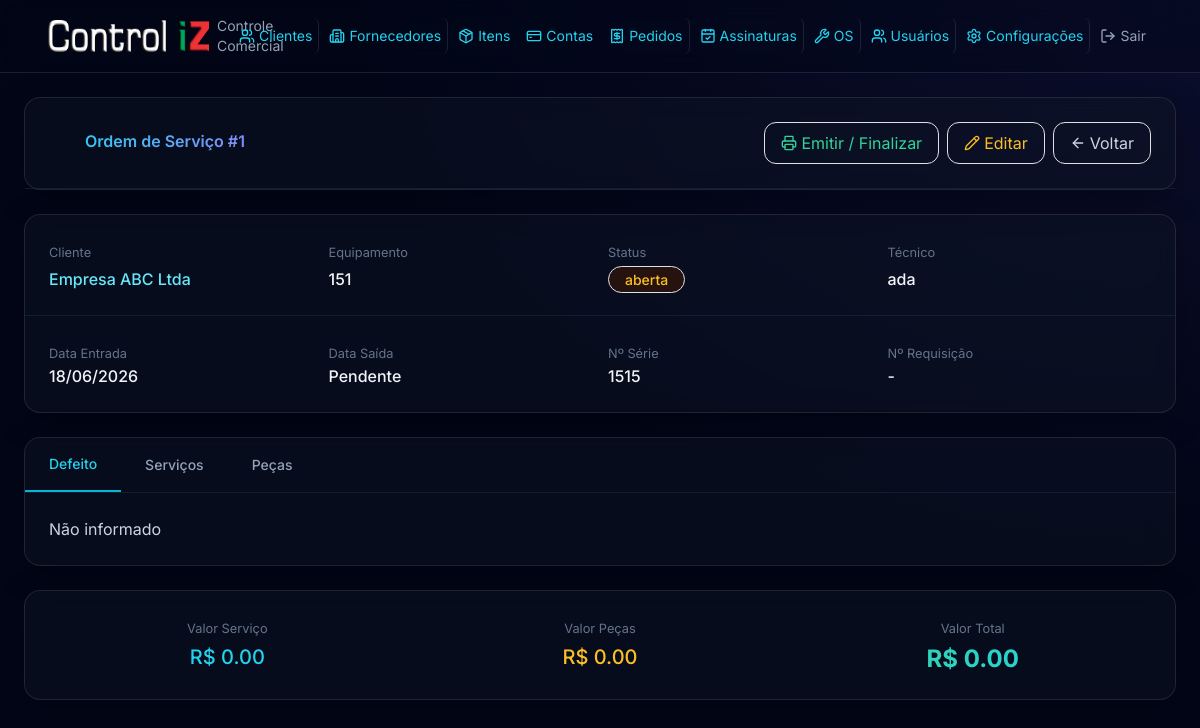
Screenshot of /ordens-servico/1 with the database file from the repository.
### models.py (models this page shows)
class Cliente(Base):
    __tablename__ = "clientes"
    id = Column(Integer, primary_key=True, index=True)
    codigo = Column(String(50), nullable=True)
    bling_id = Column(BigInteger, nullable=True, unique=True)
    bling_updated_at = Column(DateTime, nullable=True)
    bling_pending_sync = Column(Boolean, default=False)
    nome = Column(String(200), nullable=False)
    cpf_cnpj = Column(String(20), nullable=True)
    tipo_pessoa = Column(String(10), nullable=True)
    email = Column(String(200), nullable=True)
    telefone = Column(String(20), nullable=True)
    celular = Column(String(20), nullable=True)
    endereco = Column(String(300), nullable=True)
    bairro = Column(String(100), nullable=True)
    cidade = Column(String(100), nullable=True)
    estado = Column(String(2), nullable=True)
    cep = Column(String(10), nullable=True)
    contato = Column(String(200), nullable=True)
    fantasia = Column(String(200), nullable=True)
    inscricao_estadual = Column(String(20), nullable=True)
    inscricao_municipal = Column(String(20), nullable=True)
    situacao = Column(String(1), default="A")
    observacao = Column(Text, nullable=True)
    created_at = Column(DateTime, default=datetime.now)
    updated_at = Column(DateTime, default=datetime.now, onupdate=datetime.now)
    contas_receber = relationship("ContaReceber", back_populates="cliente")
    assinaturas = relationship("Assinatura", back_populates="cliente")
    ordens_servico = relationship("OrdemServico", back_populates="cliente")

class OrdemServico(Base):
    __tablename__ = "ordens_servico"
    id = Column(Integer, primary_key=True, index=True)
    cliente_id = Column(Integer, ForeignKey("clientes.id"), nullable=False)
    bling_id = Column(BigInteger, nullable=True, unique=True)
    bling_updated_at = Column(DateTime, nullable=True)
    bling_pending_sync = Column(Boolean, default=False)
    equipamento = Column(String(200), nullable=False)
    marca = Column(String(100), nullable=True)
    modelo = Column(String(100), nullable=True)
    numero_serie = Column(String(100), nullable=True)
    defeito_relatado = Column(Text, nullable=True)
    servicos_executados = Column(Text, nullable=True)
    pecas_utilizadas = Column(Text, nullable=True)
    valor_servico = Column(Float, default=0)
    valor_pecas = Column(Float, default=0)
    valor_total = Column(Float, default=0)
    data_entrada = Column(Date, nullable=False, default=date.today)
    data_saida = Column(Date, nullable=True)
    status = Column(Enum(StatusOS), default=StatusOS.ABERTA)
    tecnico = Column(String(200), nullable=True)
    autorizado_por = Column(String(200), nullable=True)
    numero_requisicao = Column(String(100), nullable=True)
    observacao = Column(Text, nullable=True)
    created_at = Column(DateTime, default=datetime.now)
    updated_at = Column(DateTime, default=datetime.now, onupdate=datetime.now)
    cliente = relationship("Cliente", back_populates="ordens_servico")

### routers/ordens_servico.py (the view)
@router.get("/{ordem_id}")
def detalhe_ordem(request: Request, ordem_id: int, db: Session = Depends(get_db)):
    ordem = db.query(OrdemServico).filter(OrdemServico.id == ordem_id).first()
    if not ordem:
        return RedirectResponse(url="/ordens-servico", status_code=303)
    clientes = db.query(Cliente).order_by(Cliente.nome).all()
    return request.app.state.templates.TemplateResponse(
        "ordens_servico/detalhe.html",
        {"request": request, "ordem": ordem, "clientes": clientes, "StatusOS": StatusOS}
    )

### templates/ordens_servico/detalhe.html (shortened to what this page needs)
{% extends "base.html" %}
{% block content %}
<div class="glass-card mb-6">
    <div class="p-4 border-b border-slate-800/60 flex flex-col md:flex-row md:items-center md:justify-between gap-3">
        <h4 class="text-transparent bg-clip-text bg-gradient-to-r from-cyan-400 to-indigo-400 font-semibold"><i data-lucide="wrench" class="w-6 h-6 inline me-2"></i> Ordem de Serviço #{{ ordem.id }}</h4>
        <div class="flex flex-wrap gap-2">
            <button type="button" id="btnPreviewOS" class="flex items-center px-3 py-2 text-emerald-400 border border-emerald-800/50 rounded-xl hover:bg-emerald-950/30 transition"><i data-lucide="printer" class="w-4 h-4 me-1"></i> Emitir / Finalizar</button>
            <button class="flex items-center px-3 py-2 text-amber-400 border border-amber-800/50 rounded-xl hover:bg-amber-950/30 transition" data-bs-toggle="modal" data-bs-target="#modalEditar"><i data-lucide="pencil" class="w-4 h-4 me-1"></i> Editar</button>
            <a href="/ordens-servico" class="flex items-center px-3 py-2 text-slate-300 border border-slate-700 rounded-xl hover:bg-slate-800/50 transition"><i data-lucide="arrow-left" class="w-4 h-4 me-1"></i> Voltar</a>
        </div>
    </div>
</div>
<div class="glass-card mb-6">
    <div class="p-4 grid grid-cols-1 md:grid-cols-2 lg:grid-cols-4 gap-3">
        <div><small class="text-slate-500">Cliente</small><div class="mt-1"><a href="/clientes/{{ ordem.cliente.id }}" class="text-cyan-300 hover:text-cyan-200 font-medium">{{ ordem.cliente.nome }}</a></div></div>
        <div><small class="text-slate-500">Equipamento</small><div class="mt-1 font-medium text-slate-100">{{ ordem.equipamento }}</div></div>
        <div><small class="text-slate-500">Status</small><div class="mt-1">
            {% set cor = 'amber' if ordem.status.value == 'aberta' else 'cyan' if ordem.status.value == 'em_andamento' else 'emerald' if ordem.status.value == 'finalizada' else 'slate' %}
            <span class="px-3 py-1 text-sm font-medium bg-{{ cor }}-950/50 text-{{ cor }}-400 border border-{{ cor }}-800/50 rounded-full">{{ ordem.status.value }}</span>
        </div></div>
        <div><small class="text-slate-500">Técnico</small><div class="mt-1 font-medium text-slate-100">{{ ordem.tecnico or 'Não informado' }}</div></div>
    </div>
    <div class="p-4 grid grid-cols-2 md:grid-cols-4 gap-3 border-t border-slate-800/60">
        <div><small class="text-slate-500">Data Entrada</small><div class="font-medium text-slate-100">{{ ordem.data_entrada.strftime('%d/%m/%Y') if ordem.data_entrada else '-' }}</div></div>
        <div><small class="text-slate-500">Data Saída</small><div class="font-medium text-slate-100">{{ ordem.data_saida.strftime('%d/%m/%Y') if ordem.data_saida else 'Pendente' }}</div></div>
        <div><small class="text-slate-500">Nº Série</small><div class="font-medium text-slate-100">{{ ordem.numero_serie or '-' }}</div></div>
        <div><small class="text-slate-500">Nº Requisição</small><div class="font-medium text-slate-100">{{ ordem.numero_requisicao or '-' }}</div></div>
    </div>
</div>
<div class="glass-card mb-6">
    <div class="border-b border-slate-800/60">
        <div class="flex">
            <button class="px-4 py-3 text-sm font-medium text-cyan-400 border-b-2 border-cyan-500" data-tab="defeito-tab">Defeito</button>
            <button class="px-4 py-3 text-sm font-medium text-slate-400 hover:text-slate-300" data-tab="servicos-tab">Serviços</button>
            <button class="px-4 py-3 text-sm font-medium text-slate-400 hover:text-slate-300" data-tab="pecas-tab">Peças</button>
        </div>
    </div>
    <div class="p-4">
        <div id="defeito-tab" class="tab-content"><p class="text-slate-300">{{ ordem.defeito_relatado or 'Não informado' }}</p></div>
    </div>
</div>
<div class="glass-card mb-6">
    <div class="p-4 grid grid-cols-1 md:grid-cols-3 gap-3">
        <div class="text-center"><small class="text-slate-500">Valor Serviço</small><div class="text-xl font-medium text-cyan-400 mt-1">R$ {{ "%.2f"|format(ordem.valor_servico) }}</div></div>
        <div class="text-center"><small class="text-slate-500">Valor Peças</small><div class="text-xl font-medium text-amber-400 mt-1">R$ {{ "%.2f"|format(ordem.valor_pecas) }}</div></div>
        <div class="text-center"><small class="text-slate-500">Valor Total</small><div class="text-2xl font-bold text-transparent bg-clip-text bg-gradient-to-r from-emerald-400 to-cyan-400 mt-1">R$ {{ "%.2f"|format(ordem.valor_total) }}</div></div>
    </div>
</div>
{% endblock %}

### static/css/styles.css (style rules this page uses)
:root { --bg-primary: #0b1120; --bg-secondary: #111827; --glass-bg: rgba(17, 24, 39, 0.7); --glass-border: rgba(255, 255, 255, 0.08); --accent-primary: #0066cc; --accent-secondary: #00b359; --accent-tertiary: #e62e2e; --accent-gradient: linear-gradient(135deg, #0066cc 0%, #00b359 100%); --text-primary: #ffffff; --text-secondary: #94a3b8; --text-muted: #64748b; --success: #00b359; --warning: #f59e0b; --danger: #e62e2e; }
* { font-family: 'Inter', sans-serif; }
body { background-color: var(--bg-primary); color: var(--text-primary); min-height: 100vh; }
.glass-card { background: rgba(17, 24, 39, 0.4); backdrop-filter: blur(12px); border: 1px solid rgba(255, 255, 255, 0.1); border-radius: 16px; box-shadow: 0 8px 32px 0 rgba(0, 0, 0, 0.3); }

### rows the page displays
Cliente: cliente.nome "Empresa ABC Ltda"
OrdemServico: equipamento "151", status.value "aberta", tecnico "ada", data_entrada "18/06/2026", data_saida "Pendente", numero_serie "1515", numero_requisicao "-", defeito_relatado "Não informado", valor_servico "0.00", valor_pecas "0.00"
